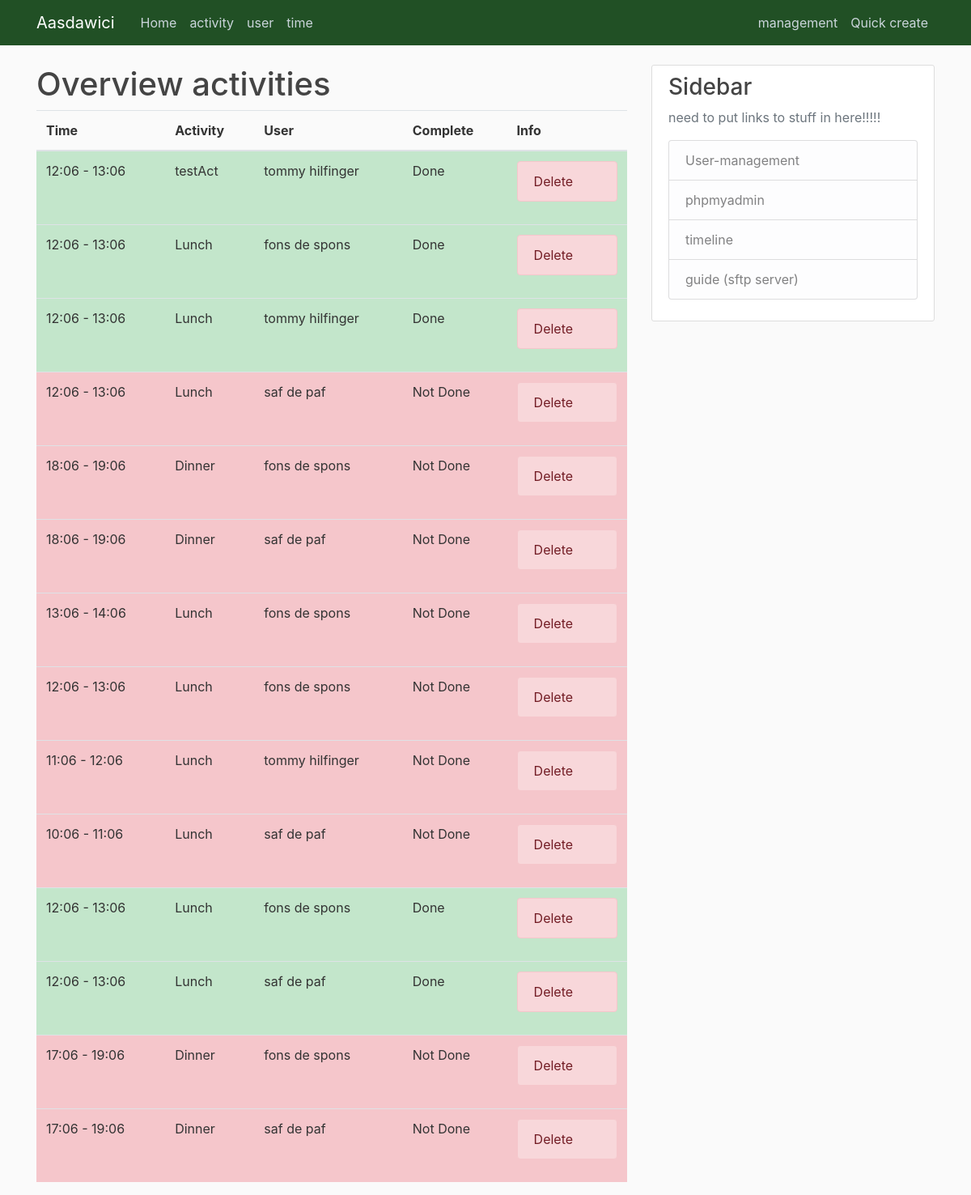
The page / on the database its author committed.
### overview/models.py (models this page shows, shortened)
class Activity(models.Model):
    activityID = models.AutoField(primary_key=True)
    activityName = models.CharField(max_length=500)
    startTime = models.DateTimeField(default=timezone.now)
    endTime = models.DateTimeField(default=timezone.now)
    activityImage = models.TextField()
    isComplete = models.BooleanField()
    userID = models.ForeignKey(UserA, on_delete=models.CASCADE, null=True)
    @property
    def toLate(self):
        return self.endTime >= timezone.now()

class UserA(models.Model):
    userID = models.AutoField(primary_key=True)
    userName = models.TextField()
    allowDigitalTime = models.BooleanField(default=False)

### overview/views.py (the view)
# urls.py: 2. Add a URL to urlpatterns:  path('', views.home, name='home')
def home(request):
    content = {
        'activities': Activity.objects.all(),
        'users': UserA.objects.all()
    }
    return render(request, 'overview/overview.html', content)

### overview/templates/overview/overview.html
{% extends 'overview/base.html' %}
{% load tz %}
{% block content %}
    <h1>Overview activities</h1>
        <table class="table">
            <thead>
                <tr>
                    <th>Time</th>
                    <th>Activity</th>
                    <th>User</th>
                    <th>Complete</th>
                    <th>Info</th>
                </tr>
            </thead>
            <tbody>
    {% for activity in activities %}
        <tr
        {% if  activity.isComplete%}
            class="table-success"
        {% else %}
            {% if activity.toLate %}
                class="table-secondary"
            {% else %}
                class="table-danger"
            {% endif %}
        {% endif %}
        >
                <td scope="row">{{activity.startTime|date:"H:m"}} - {{activity.endTime|date:"H:m"}}</td>
                <td>{{activity.activityName}}</td>
                <td>{{activity.userID.userName}}</td>
                {% if  activity.isComplete%}
                    <td>Done</td>
                {% else %}
                    <td> Not Done</td>
                {% endif %}
                    <td>
                        <a href="{% url 'creationEngine-deleteActivity' activity.activityID %}">
                            <div class="alert alert-danger" role="alert">
                            Delete
                            </div>
                        </a>
                    </td>
        </tr>
    {% endfor %}
        </tbody>
    </table>
{% endblock content %}

### overview/templates/overview/base.html (shortened to what this page needs)
{% load static %}
<!doctype html>
<html lang="en">
  <head>
    <link rel="stylesheet" href="https://maxcdn.bootstrapcdn.com/font-awesome/4.7.0/css/font-awesome.min.css">
    <link rel="stylesheet" href="https://maxcdn.bootstrapcdn.com/bootstrap/4.0.0/css/bootstrap.min.css">
    <link rel="stylesheet" type="text/css" href="{% static 'overview/main.css' %}">
  </head>
  <body>
    <header class="site-header">
        <nav class="navbar navbar-expand-md navbar-dark bg-steel fixed-top">
            <div class="container">
              <a class="navbar-brand mr-4" href="{% url 'overview-default' %}">Aasdawici</a>
              <div class="collapse navbar-collapse" id="navbarToggle">
                <div class="navbar-nav mr-auto">
                  <a class="nav-item nav-link" href="{% url 'overview-default' %}">Home</a>
                  <a class="nav-item nav-link" href="{% url 'overview-activity' %}">activity</a>
                  <a class="nav-item nav-link" href="{% url 'overview-user' %}">user</a>
                  <a class="nav-item nav-link" href="{% url 'overview-time' %}">time</a>
                </div>
                <div class="navbar-nav">
                  <a class="nav-item nav-link" href="{% url 'creationsEngine-home' %}">management</a>
                  <a class="nav-item nav-link" href="{% url 'creationEngine-createActivity' %}">Quick create</a>
                </div>
              </div>
            </div>
          </nav>
    </header>
    <main role="main" class="container">
        <div class="row">
          <div class="col-md-8">
            {% block content %}{% endblock %}
          </div>
          <div class="col-md-4">
            <div class="content-section">
              <h3>Sidebar</h3>
              <p class='text-muted'>need to put links to stuff in here!!!!!
                <ul class="list-group">
                  <li class="list-group-item list-group-item-light">User-management</li>
                  <li class="list-group-item list-group-item-light">phpmyadmin</li>
                  <li class="list-group-item list-group-item-light">timeline</li>
                  <li class="list-group-item list-group-item-light">guide (sftp server)</li>
                </ul>
              </p>
            </div>
          </div>
        </div>
      </main>
  </body>
</html>

### overview/static/overview/main.css (style rules this page uses)
body { background: #fafafa; color: #333333; margin-top: 5rem; }
h1, h2, h3, h4, h5, h6 { color: #444444; }
ul { margin: 0; }
.bg-steel { background-color: #215025; }
.site-header .navbar-nav .nav-link { color: #cbd5db; }
.content-section { background: #ffffff; padding: 10px 20px; border: 1px solid #dddddd; border-radius: 3px; margin-bottom: 20px; }

### rows shown on the page
Activity: startTime "12:06", endTime "13:06", activityName "testAct", userID.userName "tommy hilfinger", isComplete "Done"
Activity: startTime "12:06", endTime "13:06", activityName "Lunch", userID.userName "fons de spons", isComplete "Done"
Activity: startTime "12:06", endTime "13:06", activityName "Lunch", userID.userName "tommy hilfinger", isComplete "Done"
Activity: startTime "12:06", endTime "13:06", activityName "Lunch", userID.userName "saf de paf", isComplete "Not Done"
Activity: startTime "18:06", endTime "19:06", activityName "Dinner", userID.userName "fons de spons", isComplete "Not Done"
Activity: startTime "18:06", endTime "19:06", activityName "Dinner", userID.userName "saf de paf", isComplete "Not Done"
Activity: startTime "13:06", endTime "14:06", activityName "Lunch", userID.userName "fons de spons", isComplete "Not Done"
Activity: startTime "12:06", endTime "13:06", activityName "Lunch", userID.userName "fons de spons", isComplete "Not Done"
Activity: startTime "11:06", endTime "12:06", activityName "Lunch", userID.userName "tommy hilfinger", isComplete "Not Done"
Activity: startTime "10:06", endTime "11:06", activityName "Lunch", userID.userName "saf de paf", isComplete "Not Done"
Activity: startTime "12:06", endTime "13:06", activityName "Lunch", userID.userName "fons de spons", isComplete "Done"
Activity: startTime "12:06", endTime "13:06", activityName "Lunch", userID.userName "saf de paf", isComplete "Done"
Activity: startTime "17:06", endTime "19:06", activityName "Dinner", userID.userName "fons de spons", isComplete "Not Done"
Activity: startTime "17:06", endTime "19:06", activityName "Dinner", userID.userName "saf de paf", isComplete "Not Done"
